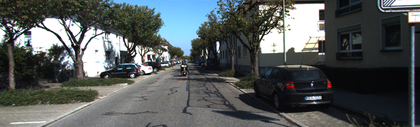
%> input picture data/L000000.png, 420 x 127 px, shrunk from 1241 x 376 before the run
$ octave main.m   (GNU Octave 9; MATLAB toolbox functions it lacks are replaced by stand-ins)
%> lines starting %> are read from the running program, lines starting %| are printed output that depends on the picture
%% load image
%!:todo  write the auto load function
imgPath = '../data/';
imageL0 = rgb2gray(imread([imgPath,'L000000','.png']));
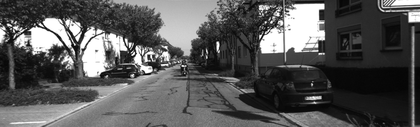
%> imageL0: size 127x420 uint8; min 0, max 255, mean 88
imageL1 = rgb2gray(imread([imgPath,'L000001','.png']));
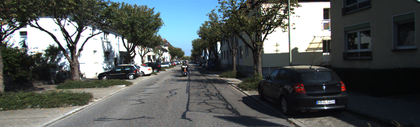
%> input picture data/L000001.png, 420 x 127 px, shrunk from 1241 x 376 before the run
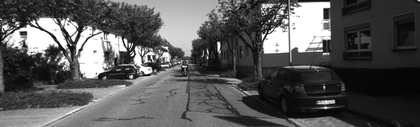
%> imageL1: size 127x420 uint8; min 0, max 255, mean 87.5
imageR0 = rgb2gray(imread([imgPath,'R000000','.png']));
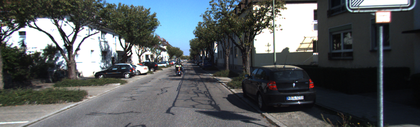
%> input picture data/R000000.png, 420 x 127 px, shrunk from 1241 x 376 before the run
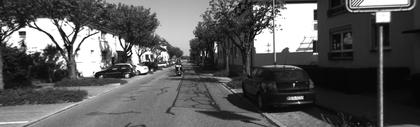
%> imageR0: size 127x420 uint8; min 4, max 255, mean 89.9
imageR1 = rgb2gray(imread([imgPath,'R000001','.png']));
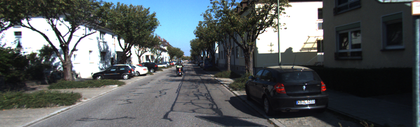
%> input picture data/R000001.png, 420 x 127 px, shrunk from 1241 x 376 before the run
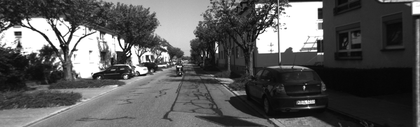
%> imageR1: size 127x420 uint8; min 1, max 255, mean 89.6

calibname = '../data/calib.txt';
%> (the run ends here)
